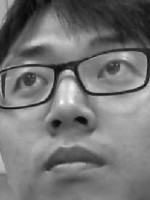
//> input picture eiger-face/visual-control可执行程序/images/1.bmp, 150 x 200 px, given in place of BM�z, which was not available
$ ./19_SobelFromImgContoursNum '../eiger-face/visual-control可执行程序/images/1.bmp'   (built with g++ and OpenCV 4)
//> lines starting //> are read from the running program, lines starting //| are printed output that depends on the picture; after the words box and inside, x2 and y2 are one past the last pixel; in counts of white or black regions, pixels touching at a corner belong together; pictures that were not available may be replaced by others from this repository, and a replacement may not be noted
#include "cv.h"
#include "highgui.h"

#include <opencv2/highgui/highgui.hpp>
#include <opencv2/imgproc/imgproc.hpp>
#include <opencv2/core/core.hpp>
#include <direct.h>
#include <iostream>
#include <string>
#include <cstdio>
#include <fstream>

using namespace std;
using namespace cv;

string generateImgPath2(string imgName,bool flag);
vector<string> img_list_path;  //照片文件
vector<string> not_mouth_list;

void out_put_rate(string imgName , int rate)
{
	auto iter = find(not_mouth_list.begin(), not_mouth_list.end(), imgName);
	if (iter == not_mouth_list.end())//没找到
		printf("    %3s.jpg   %d\n",imgName.c_str(),rate);
	else
		printf("%3s.jpg   %d\n",imgName.c_str(),rate);
}

string DoubleToString(double d)
{
	char buffer[1024];
	sprintf(buffer,"%f\0",d);
	string str(buffer);
	return str;
}

//src是传入二值图，n是保留前N大连通域
bool keepSomeMaxCon(Mat &src, int n){
	///////// !!!findcontours不能查找位于图像边缘的点，导致边缘的点没被填充
	for(int i=0;i<src.cols;i++)
		src.at<uchar>(0,i) = src.at<uchar>(src.rows -1,i) = 0;
	for(int j=0;j<src.rows;j++)
		src.at<uchar>(j,0) = src.at<uchar>(j,src.cols -1) = 0;

	//连通域去噪，只剩下n个
	Mat temp = src.clone();
	vector<vector<Point> > contours;
	findContours(temp,contours,CV_RETR_EXTERNAL,CV_CHAIN_APPROX_NONE); //轮廓,函数会改变temp

	//原图连通域数量少于所要保留的连通域数量
	if(contours.size() < n)
		return false;

	Mat srt(Size(contours.size(),1),CV_32SC1);
	for(int c=0;c<(int)contours.size();c++)
		srt.at<int>(0,c) = (int)contourArea(contours[c]);

	cv::sortIdx(srt,srt,CV_SORT_EVERY_ROW + CV_SORT_DESCENDING);
	for(int i=n; i<(int)contours.size(); i++){ //只保留前n大连通域
		int idx = srt.at<int>(i);
		vector<Point> tmp = contours[idx];
		const Point* elementPoints[1] = { &tmp[0] };
		int numberOfPoints = (int)contours[idx].size();
		fillPoly(src,elementPoints, &numberOfPoints ,1,Scalar(0,0,0));//填充单个连通域
	}

	return true;
}

void SobelDetect(string imgPath,string imgName)
{
	Mat src, src_gray;
	int scale = 1;
	int delta = 0;
	int ddepth = CV_16S;

	src = imread( imgPath );

	if( !src.data ){
		return ;
	}

	GaussianBlur( src, src, Size(3,3), 0, 0, BORDER_DEFAULT );

	//转成灰度图
	cvtColor( src, src_gray, CV_RGB2GRAY );

	Mat grad_y;
	Mat abs_grad_y;

	Sobel( src_gray, grad_y, ddepth, 0, 1, 3, scale, delta, BORDER_DEFAULT );
	convertScaleAbs( grad_y, abs_grad_y );

	abs_grad_y *=1.5;
	threshold(abs_grad_y,abs_grad_y,30,255,THRESH_OTSU | THRESH_BINARY);

	//keepSomeMaxCon(abs_grad_y,1);

	Mat afterKeepCon = abs_grad_y.clone();
	//看白点数目
 	int count=countNonZero(abs_grad_y);

	//轮廓检测
	vector<vector<Point>> _contours;//储存所有轮廓
	vector<Vec4i>hierarchy;
	cv::findContours( abs_grad_y, _contours, hierarchy, CV_RETR_EXTERNAL, CV_CHAIN_APPROX_SIMPLE);
// [8 lines of commented-out code are left out]

	out_put_rate(imgName,_contours.size());
	//imshow( "梯度图", afterKeepCon );
	imwrite(generateImgPath2(imgName,false),afterKeepCon);
	//imwrite(generateImgPath2(imgName,true),rateImg);
}

//传入文件名和是否重复
string generateImgPath2(string imgName,bool flag)
{
	string path = "f:\\mmr\\";
	path.append(imgName);
	if (flag == true)
		path.append("(2)");
	path.append(".jpg");

	return path;
}

void batFindImgName(string path)
{
	string buf;
	//读入检测样本
	ifstream img_stream( path );
	while( img_stream ){
		if( getline( img_stream, buf ) ){
			img_list_path.push_back( buf );
		}
	}
	img_stream.close();

	ifstream file_stream( "f:\\notmouth.txt" );
	while( file_stream )
		if( getline( file_stream, buf ) )
			not_mouth_list.push_back( buf );
	file_stream.close();
}

int main(int argc, char **argv)
{
	freopen("f:\\output.txt", "w", stdout);

	system("rd /s /q f:\\mmr");
	_mkdir("f:\\mmr\\");

	batFindImgName(argv[1]);

	Mat src;
	//Mat src = imread("faceDetect.jpg");
	for(int i=0;i<img_list_path.size();i++)
	{
		string file = img_list_path[i];
		src = imread(file);
//> src is the input picture: 200 rows x 150 cols, CV_8UC3; min 8, max 252, mean 116.5
		//cout<<file<<"\n";

		//找文件名
		int startIndex = file.find_last_of('/');  //找不到返回-1
		int startIndex2 = file.find_last_of('\\');
		startIndex = startIndex>startIndex2?startIndex:startIndex2;
		int endIndex = file.find_last_of('.');
		string imgName = file.substr(startIndex+1,endIndex-startIndex-1);

		SobelDetect(file,imgName);
//> in SobelDetect, `Sobel( src_gray, grad_y, ddepth, 0, 1, 3, scale, delta, BORDER_DEFAULT..`:
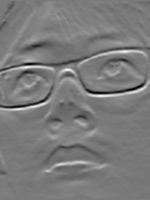
//> grad_y: 200 rows x 150 cols, CV_16SC1; min -428, max 463, mean 2.6; drawn with min black and max white
//> in SobelDetect, `convertScaleAbs( grad_y, abs_grad_y );`:
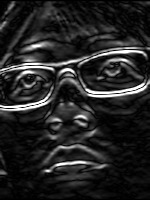
//> abs_grad_y: 200 rows x 150 cols, CV_8UC1; min 0, max 255, mean 37.1
//> in SobelDetect, `abs_grad_y *=1.5;`:
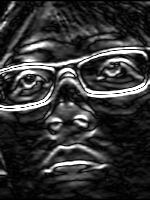
//> abs_grad_y: 200 rows x 150 cols, CV_8UC1; min 0, max 255, mean 52.3
//> in SobelDetect, `threshold(abs_grad_y,abs_grad_y,30,255,THRESH_OTSU | THRESH_BINARY);`:
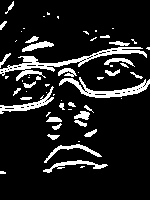
//> abs_grad_y: 200 rows x 150 cols, CV_8UC1; 12.4% white; 60 white regions (31 under 20 px), largest, box (x1, y1, x2, y2) and area: (0, 47, 147, 81) 943, (59, 77, 150, 98) 588, (0, 86, 54, 114) 339
//> in SobelDetect, `int count=countNonZero(abs_grad_y);`: count = 3733
//> (the run ends here: the program stops with an error, at `imwrite(generateImgPath2(imgName,false),afterKeepCon);`)
